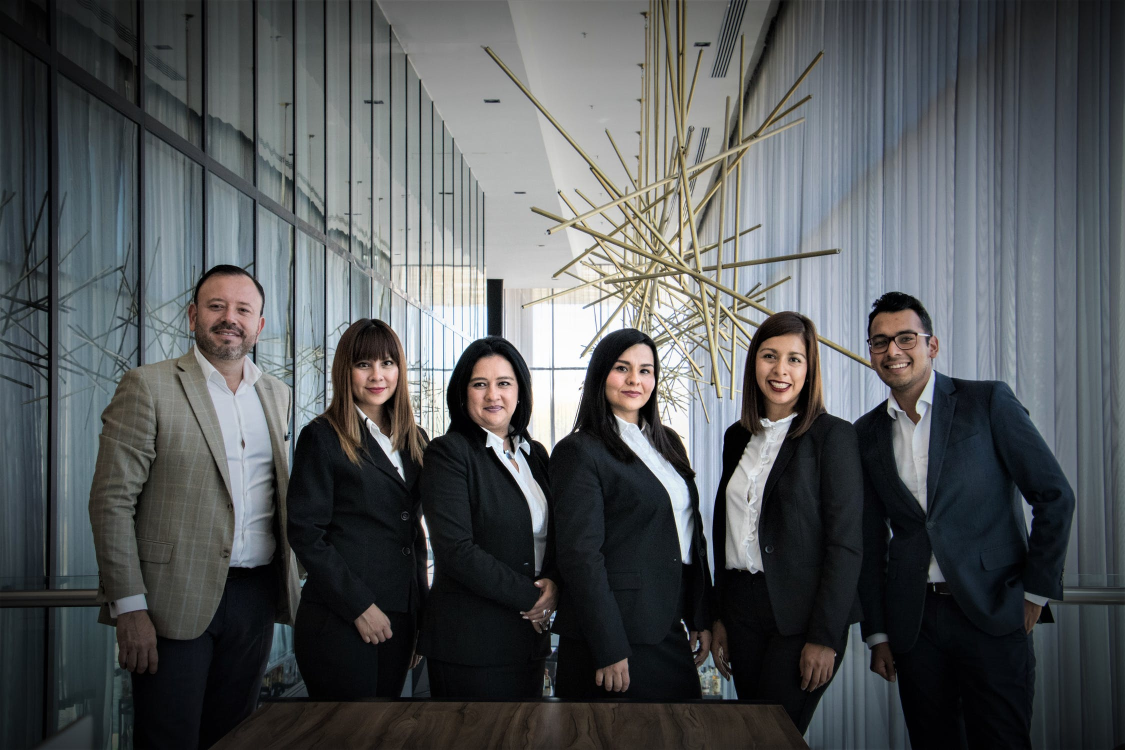
#> input picture object detection/face/business.jpeg, 2250 x 1500 px (shown at 1/2 size)
$ python face.py business.jpeg business.jpeg business.jpeg
#> lines starting #> are read from the running program, lines starting #| are printed output that depends on the picture
import sys
import cv2

print(sys.argv)

if(len(sys.argv) < 4):
    print(
        "\nPlease provide arguments - filepath, scale factor, min neighbors\n"
        "Suggested - scale factor 1.05, min neighbors 5 to 20\n"
        "E.g., python .\\face.py .\\business.jpeg 1.05 15\n\n"
        "SCRIPT EXPECTS CORRECT INPUT TYPES AT CURRENT\n"
    )
    exit(0)

filePath, scaleFactor, minNeighbors = sys.argv[1:]

print(filePath)
print(scaleFactor)
print(minNeighbors)

face_cascade = cv2.CascadeClassifier("haarcascade_frontalface_default.xml")
img = cv2.imread(filePath)
#> img is the input picture: shape (1500, 2250, 3); mean B, G, R 88.1, 86.3, 83
grey_img = cv2.cvtColor(img, cv2.COLOR_BGR2GRAY)
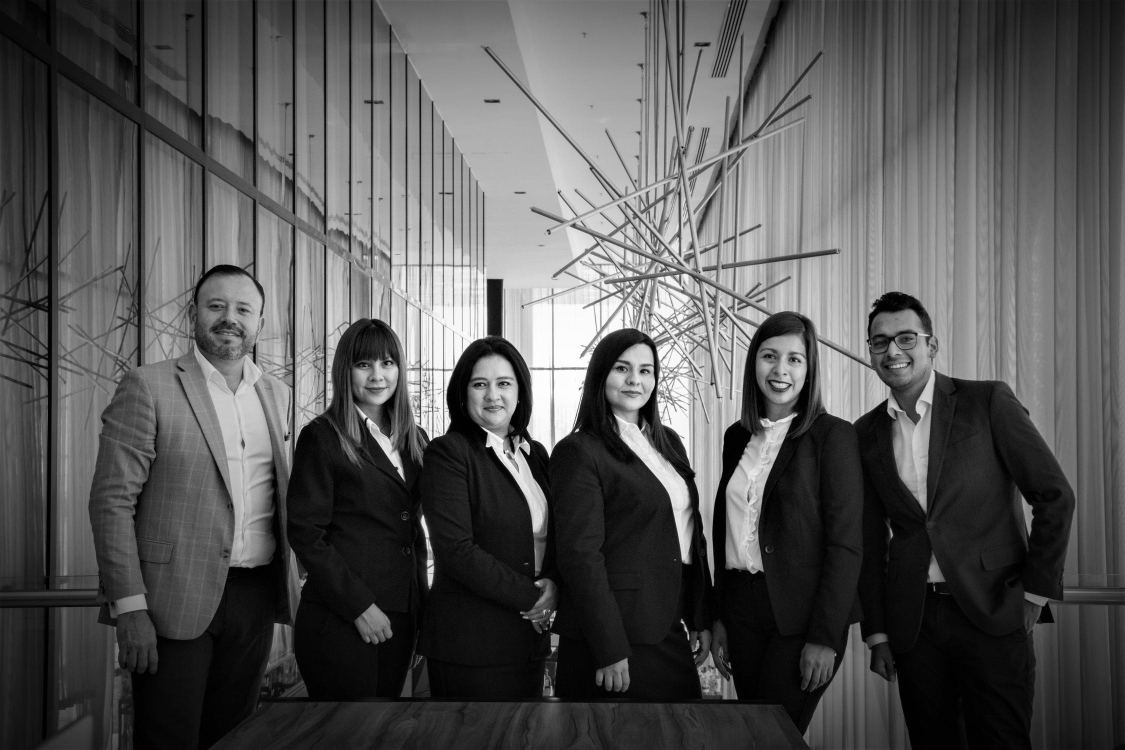
#> grey_img: shape (1500, 2250) (shown at 1/2 size); min 0, max 255, mean 85.5

faces = face_cascade.detectMultiScale(grey_img,
#> (the run stopped early here; a loop or call above may not have finished)

$ run again, with object detection/face/IMG_1485260080402-01-01.jpeg copied over object detection/face/business.jpeg
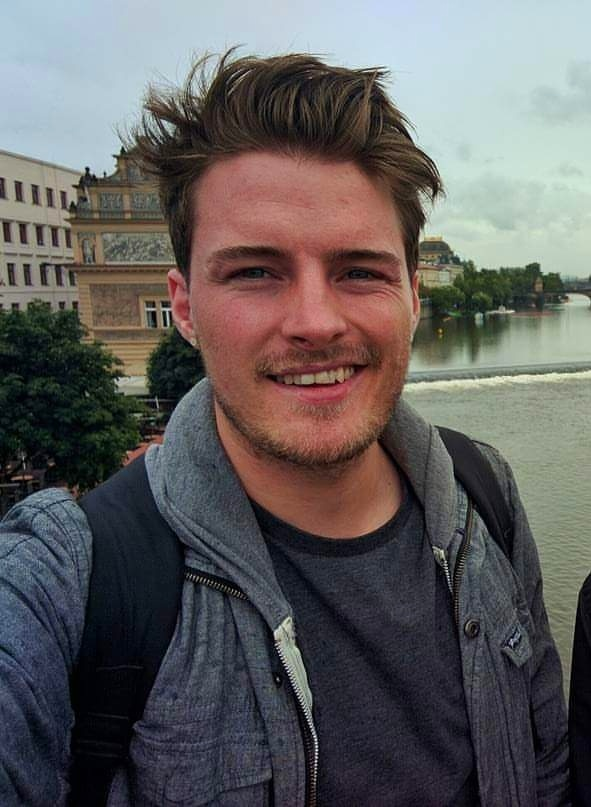
#> input picture object detection/face/IMG_1485260080402-01-01.jpeg, 591 x 807 px
#> img is the input picture: shape (807, 591, 3); mean B, G, R 94.1, 94.3, 97.3
#> `grey_img = cv2.cvtColor(img, cv2.COLOR_BGR2GRAY)`:
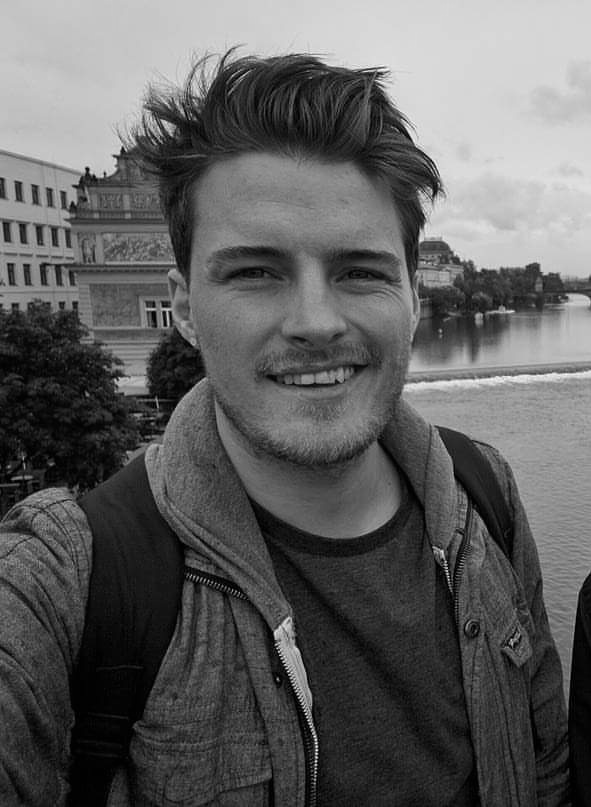
#> grey_img: shape (807, 591); min 0, max 249, mean 95.1

$ run again, with object detection/face/group_shot.jpeg copied over object detection/face/business.jpeg
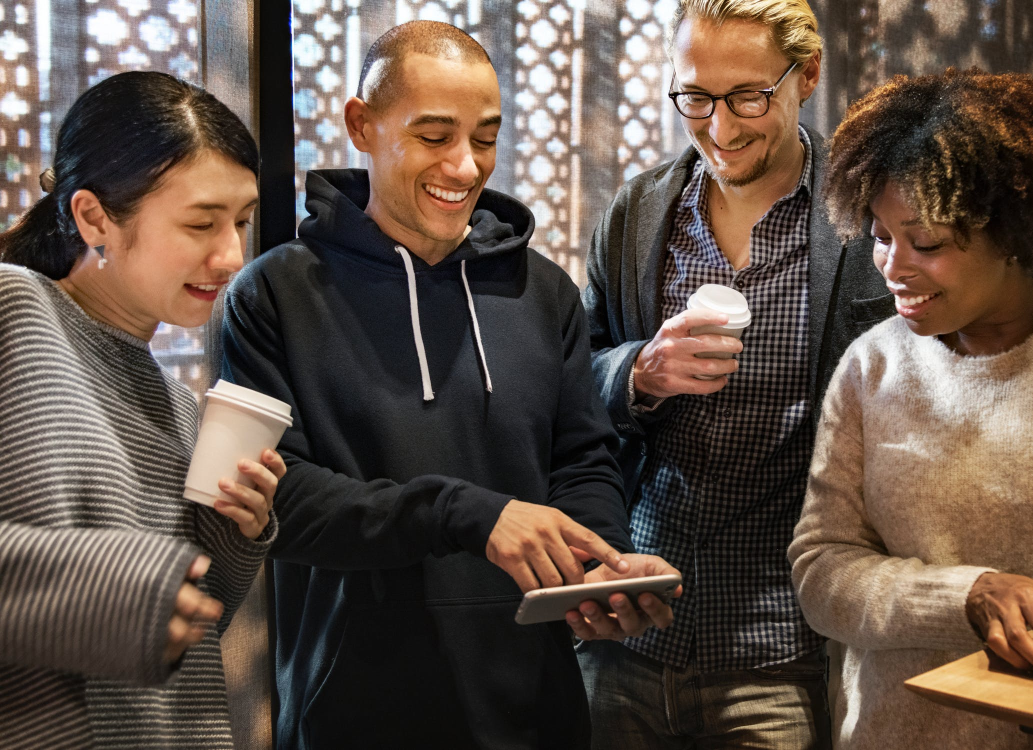
#> input picture object detection/face/group_shot.jpeg, 2066 x 1500 px (shown at 1/2 size)
#> img is the input picture: shape (1500, 2066, 3); mean B, G, R 71, 81.1, 96.1
#> `grey_img = cv2.cvtColor(img, cv2.COLOR_BGR2GRAY)`:
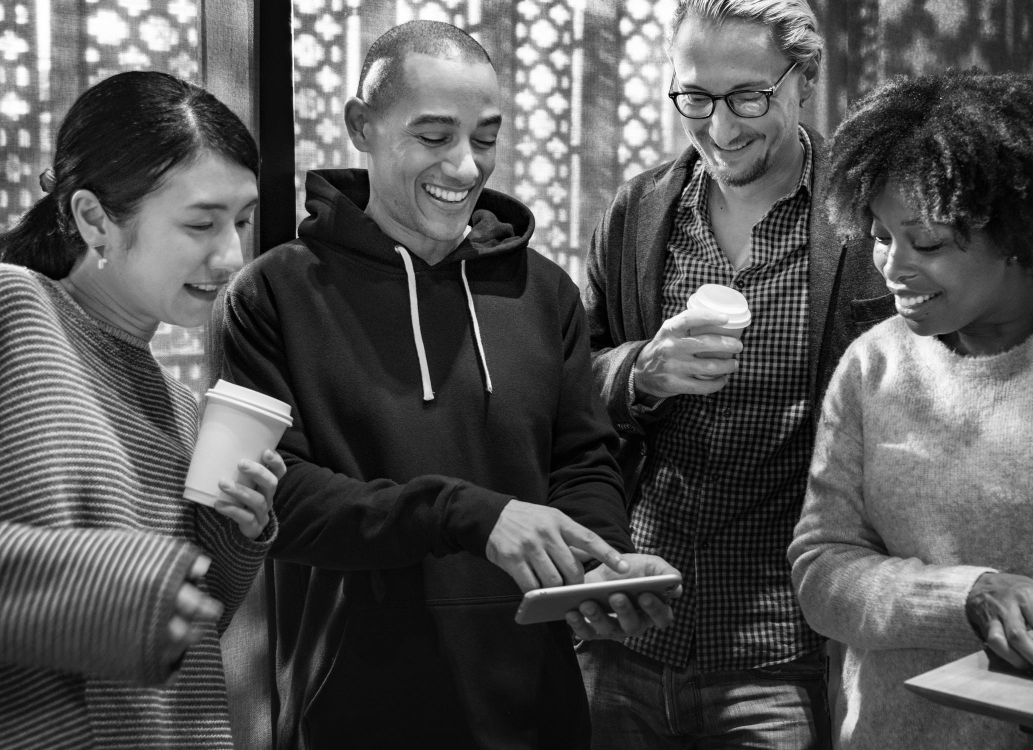
#> grey_img: shape (1500, 2066) (shown at 1/2 size); min 0, max 255, mean 84.4
